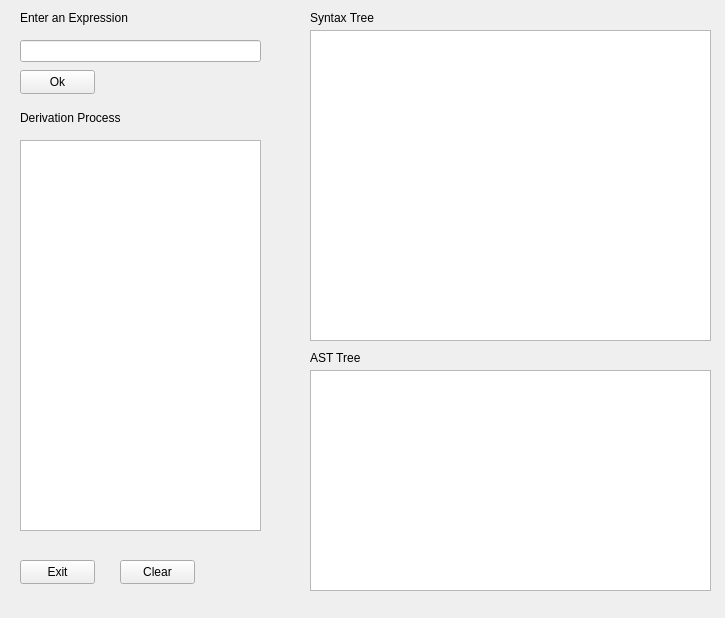
<?xml version="1.0" encoding="UTF-8"?>
<ui version="4.0">
 <class>Widget</class>
 <widget class="QWidget" name="Widget">
  <property name="geometry">
   <rect>
    <x>0</x>
    <y>0</y>
    <width>725</width>
    <height>618</height>
   </rect>
  </property>
  <property name="windowTitle">
   <string>Practice3</string>
  </property>
  <widget class="QPushButton" name="exitBtn">
   <property name="geometry">
    <rect>
     <x>20</x>
     <y>560</y>
     <width>75</width>
     <height>24</height>
    </rect>
   </property>
   <property name="text">
    <string>Exit</string>
   </property>
  </widget>
  <widget class="QLabel" name="label">
   <property name="geometry">
    <rect>
     <x>20</x>
     <y>10</y>
     <width>111</width>
     <height>16</height>
    </rect>
   </property>
   <property name="text">
    <string>Enter an Expression</string>
   </property>
  </widget>
  <widget class="QLabel" name="label_2">
   <property name="geometry">
    <rect>
     <x>310</x>
     <y>10</y>
     <width>121</width>
     <height>16</height>
    </rect>
   </property>
   <property name="text">
    <string>Syntax Tree</string>
   </property>
  </widget>
  <widget class="QLabel" name="label_3">
   <property name="geometry">
    <rect>
     <x>20</x>
     <y>110</y>
     <width>131</width>
     <height>16</height>
    </rect>
   </property>
   <property name="text">
    <string>Derivation Process</string>
   </property>
  </widget>
  <widget class="QLabel" name="label_4">
   <property name="geometry">
    <rect>
     <x>310</x>
     <y>350</y>
     <width>71</width>
     <height>16</height>
    </rect>
   </property>
   <property name="text">
    <string>AST Tree</string>
   </property>
  </widget>
  <widget class="QTextBrowser" name="derivationTxt">
   <property name="geometry">
    <rect>
     <x>20</x>
     <y>140</y>
     <width>241</width>
     <height>391</height>
    </rect>
   </property>
   <property name="styleSheet">
    <string notr="true">font: 10pt &quot;MS UI Gothic&quot;;
font: 700 10pt &quot;Monospac821 BT&quot;;</string>
   </property>
  </widget>
  <widget class="QLineEdit" name="lineEdit">
   <property name="geometry">
    <rect>
     <x>20</x>
     <y>40</y>
     <width>241</width>
     <height>22</height>
    </rect>
   </property>
  </widget>
  <widget class="QPushButton" name="okBtn">
   <property name="geometry">
    <rect>
     <x>20</x>
     <y>70</y>
     <width>75</width>
     <height>24</height>
    </rect>
   </property>
   <property name="text">
    <string>Ok</string>
   </property>
  </widget>
  <widget class="QPushButton" name="clearBtn">
   <property name="geometry">
    <rect>
     <x>120</x>
     <y>560</y>
     <width>75</width>
     <height>24</height>
    </rect>
   </property>
   <property name="text">
    <string>Clear</string>
   </property>
  </widget>
  <widget class="QTextBrowser" name="syntaxTree">
   <property name="geometry">
    <rect>
     <x>310</x>
     <y>30</y>
     <width>401</width>
     <height>311</height>
    </rect>
   </property>
   <property name="styleSheet">
    <string notr="true">font: 10pt &quot;MS UI Gothic&quot;;
font: 700 10pt &quot;Monospac821 BT&quot;;</string>
   </property>
  </widget>
  <widget class="QTextBrowser" name="astTree">
   <property name="geometry">
    <rect>
     <x>310</x>
     <y>370</y>
     <width>401</width>
     <height>221</height>
    </rect>
   </property>
   <property name="styleSheet">
    <string notr="true">font: 10pt &quot;MS UI Gothic&quot;;
font: 700 10pt &quot;Monospac821 BT&quot;;</string>
   </property>
  </widget>
 </widget>
 <resources/>
 <connections>
  <connection>
   <sender>exitBtn</sender>
   <signal>clicked()</signal>
   <receiver>Widget</receiver>
   <slot>close()</slot>
   <hints>
    <hint type="sourcelabel">
     <x>70</x>
     <y>575</y>
    </hint>
    <hint type="destinationlabel">
     <x>127</x>
     <y>596</y>
    </hint>
   </hints>
  </connection>
  <connection>
   <sender>clearBtn</sender>
   <signal>clicked()</signal>
   <receiver>derivationTxt</receiver>
   <slot>clear()</slot>
   <hints>
    <hint type="sourcelabel">
     <x>178</x>
     <y>568</y>
    </hint>
    <hint type="destinationlabel">
     <x>182</x>
     <y>520</y>
    </hint>
   </hints>
  </connection>
  <connection>
   <sender>clearBtn</sender>
   <signal>clicked()</signal>
   <receiver>lineEdit</receiver>
   <slot>clear()</slot>
   <hints>
    <hint type="sourcelabel">
     <x>180</x>
     <y>576</y>
    </hint>
    <hint type="destinationlabel">
     <x>180</x>
     <y>54</y>
    </hint>
   </hints>
  </connection>
  <connection>
   <sender>clearBtn</sender>
   <signal>clicked()</signal>
   <receiver>astTree</receiver>
   <slot>clear()</slot>
   <hints>
    <hint type="sourcelabel">
     <x>185</x>
     <y>570</y>
    </hint>
    <hint type="destinationlabel">
     <x>349</x>
     <y>550</y>
    </hint>
   </hints>
  </connection>
  <connection>
   <sender>clearBtn</sender>
   <signal>clicked()</signal>
   <receiver>syntaxTree</receiver>
   <slot>clear()</slot>
   <hints>
    <hint type="sourcelabel">
     <x>174</x>
     <y>572</y>
    </hint>
    <hint type="destinationlabel">
     <x>418</x>
     <y>286</y>
    </hint>
   </hints>
  </connection>
 </connections>
</ui>
